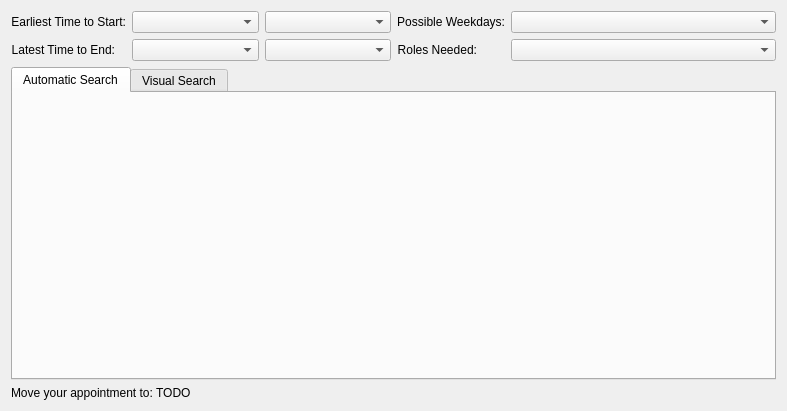
<?xml version="1.0" encoding="UTF-8"?>
<ui version="4.0">
 <class>Dialog</class>
 <widget class="QDialog" name="Dialog">
  <property name="geometry">
   <rect>
    <x>0</x>
    <y>0</y>
    <width>787</width>
    <height>411</height>
   </rect>
  </property>
  <property name="windowTitle">
   <string>Dialog</string>
  </property>
  <layout class="QVBoxLayout" name="verticalLayout">
   <item>
    <layout class="QHBoxLayout" name="horizontalLayout_3">
     <item>
      <layout class="QFormLayout" name="formLayout">
       <item row="0" column="0">
        <widget class="QLabel" name="label">
         <property name="text">
          <string>Earliest Time to Start:</string>
         </property>
         <property name="alignment">
          <set>Qt::AlignRight|Qt::AlignTrailing|Qt::AlignVCenter</set>
         </property>
        </widget>
       </item>
       <item row="0" column="1">
        <layout class="QHBoxLayout" name="horizontalLayout">
         <item>
          <widget class="KPIM::KDateEdit" name="mStartDate"/>
         </item>
         <item>
          <widget class="KPIM::KTimeEdit" name="mStartTime"/>
         </item>
        </layout>
       </item>
       <item row="1" column="0">
        <widget class="QLabel" name="label_2">
         <property name="text">
          <string>Latest Time to End:</string>
         </property>
         <property name="alignment">
          <set>Qt::AlignRight|Qt::AlignTrailing|Qt::AlignVCenter</set>
         </property>
        </widget>
       </item>
       <item row="1" column="1">
        <layout class="QHBoxLayout" name="horizontalLayout_2">
         <item>
          <widget class="KPIM::KDateEdit" name="mEndDate"/>
         </item>
         <item>
          <widget class="KPIM::KTimeEdit" name="mEndTime"/>
         </item>
        </layout>
       </item>
      </layout>
     </item>
     <item>
      <layout class="QFormLayout" name="formLayout_2">
       <item row="0" column="0">
        <widget class="QLabel" name="label_3">
         <property name="text">
          <string>Possible Weekdays:</string>
         </property>
         <property name="alignment">
          <set>Qt::AlignRight|Qt::AlignTrailing|Qt::AlignVCenter</set>
         </property>
        </widget>
       </item>
       <item row="0" column="1">
        <widget class="KPIM::KCheckComboBox" name="mWeekdayCombo"/>
       </item>
       <item row="1" column="0">
        <widget class="QLabel" name="label_5">
         <property name="text">
          <string>Roles Needed:</string>
         </property>
         <property name="alignment">
          <set>Qt::AlignRight|Qt::AlignTrailing|Qt::AlignVCenter</set>
         </property>
        </widget>
       </item>
       <item row="1" column="1">
        <widget class="KPIM::KCheckComboBox" name="mRolesCombo"/>
       </item>
      </layout>
     </item>
    </layout>
   </item>
   <item>
    <widget class="QTabWidget" name="tabWidget">
     <property name="currentIndex">
      <number>0</number>
     </property>
     <widget class="QWidget" name="mTextTab">
      <attribute name="title">
       <string>Automatic Search</string>
      </attribute>
     </widget>
     <widget class="QWidget" name="mGanttTab">
      <attribute name="title">
       <string>Visual Search</string>
      </attribute>
     </widget>
    </widget>
   </item>
   <item>
    <widget class="QLabel" name="label_4">
     <property name="text">
      <string>Move your appointment to: TODO</string>
     </property>
    </widget>
   </item>
  </layout>
 </widget>
 <customwidgets>
  <customwidget>
   <class>KPIM::KTimeEdit</class>
   <extends>QComboBox</extends>
   <header>libkdepim/ktimeedit.h</header>
  </customwidget>
  <customwidget>
   <class>KPIM::KCheckComboBox</class>
   <extends>KComboBox</extends>
   <header>libkdepim/kcheckcombobox.h</header>
  </customwidget>
  <customwidget>
   <class>KPIM::KDateEdit</class>
   <extends>QComboBox</extends>
   <header>libkdepim/kdateedit.h</header>
  </customwidget>
  <customwidget>
   <class>KComboBox</class>
   <extends>QComboBox</extends>
   <header>kcombobox.h</header>
  </customwidget>
 </customwidgets>
 <resources/>
 <connections/>
</ui>
